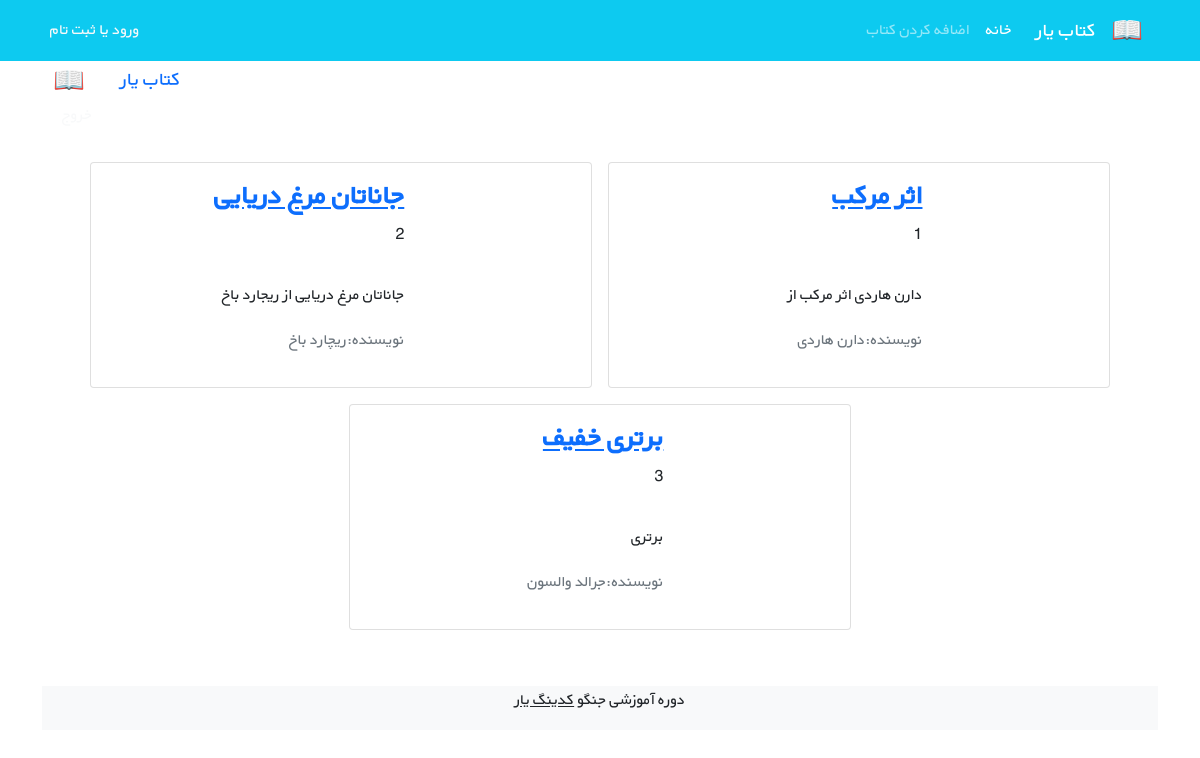
The page /books/ on the database as committed earlier.
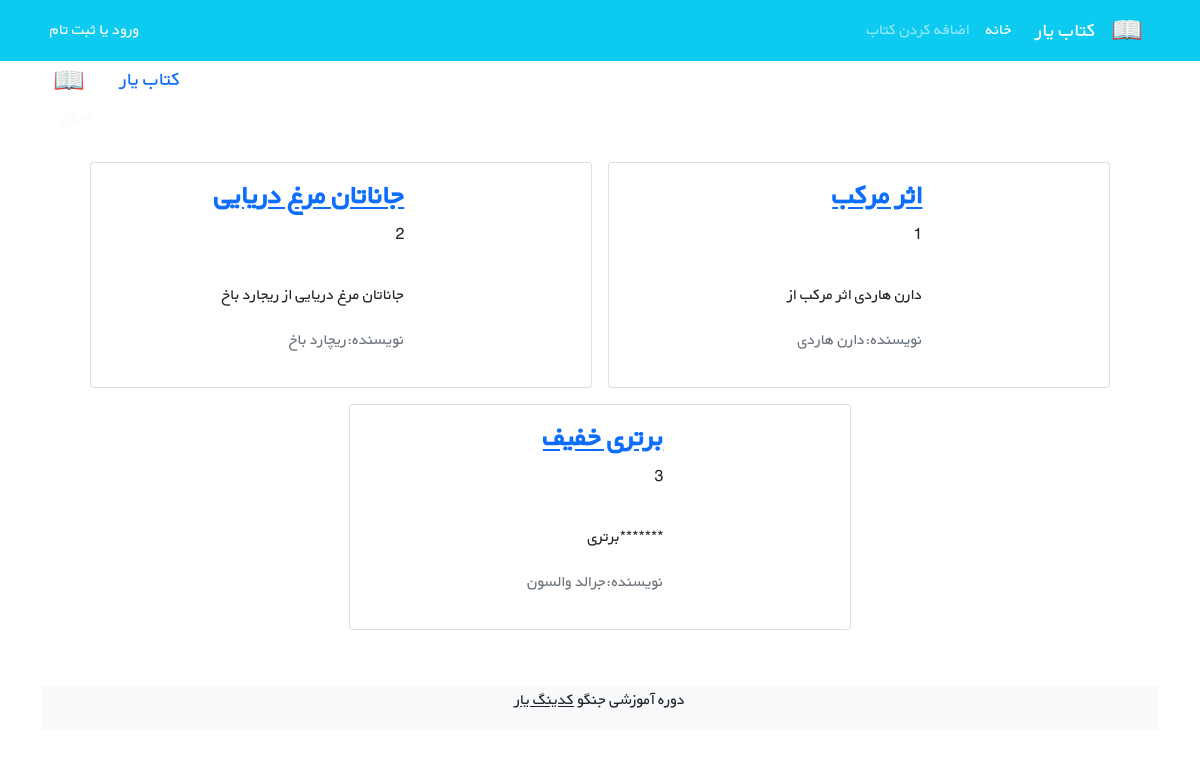
The same page on the database as committed later.
### books/models.py (models this page shows, shortened)
class Book(models.Model):
    title = models.CharField(max_length=200)
    author = models.CharField(max_length= 200)
    description = models.TextField()
    price = models.DecimalField( max_digits=5, decimal_places=2)
    cover = models.ImageField(upload_to='covers/',blank=True)
    def get_absolute_url(self):
        return reverse('book_detail', args=[self.id])

### books/views.py (the view)
# urls.py: path('',BookListView.as_view(),name='book_list'),
class BookListView(generic.ListView):
    model = Book
    template_name = 'books/book_list.html'
    context_object_name = 'books'

### books/templates/books/book_list.html (shortened to what this page needs)
{% extends '_base.html' %}
{% block content %}
    <div class="container">
        <a class="navbar-brand" href="#">
            <img src="icons/book.png" alt="" height="30"
                 class="d-inline-block align-text-top">
        </a>
        <a class="navbar-brand mx-3" href="#">کتاب یار</a>
        <button class="navbar-toggler" type="button" data-bs-toggle="collapse" data-bs-target="#navbarNavAltMarkup"
                aria-controls="navbarNavAltMarkup" aria-expanded="false" aria-label="Toggle navigation">
            <span class="navbar-toggler-icon"></span>
        </button>
        <div class="mx-2 text-white">خوش آمدی محمدهادی | <a class="link-light text-decoration-none" href="#">خروج</a>
        </div>
    </div>
    <div class="container mt-4">
    <div class="row flex-row-reverse justify-content-md-center">
    {% for book in books %}
        <div class="card m-2" style="max-width: 45%">
            <div class="row g-0 h-100" dir="rtl">
                <div class="col-md-4">
                </div>
                <div class="col-md-8 h-100">
                    <div class="d-flex flex-column justify-content-between h-100">
                        <div class="card-body">
                          <a href="{{ book.get_absolute_url }}"><h3 class="card-title"><strong>{{ book.title }}</strong></h3></a>
                            <p>{{ book.id }}</p>
                            <p class="card-text pt-3">{{ book.description|truncatewords:30 }}</p>
                            <p class="text-muted">نویسنده:{{ book.author }}</p>
                        </div>
                    </div>
                </div>
            </div>
        </div>
    {% endfor %}
    <footer class="bg-light text-center text-lg-start mt-5">
        <div class="text-center bg-grey">
            <p>دوره آموزشی جنگو <a class="text-dark" href="https://codingyar.com/" target="_blank">کدینگ یار</a></p>
        </div>
    </footer>
{% endblock content %}

Rows that differ between the two databases and show on the page:
changed Book "برتری خفیف": description "برتری" → "*******برتری"
